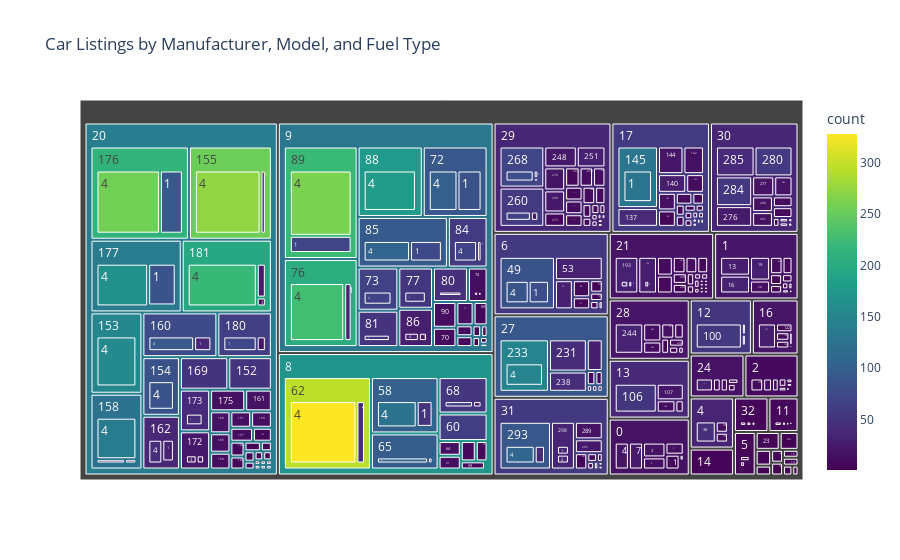

Notebook cell for this chart:
### Code cell
import plotly.express as px

# Step 1: Create a summary DataFrame
summary_df = df.groupby(['manufacturer', 'model', 'Fuel Type']).size().reset_index(name='count')

# Step 2: Plot treemap
fig = px.treemap(summary_df,
                 path=['manufacturer', 'model', 'Fuel Type'],
                 values='count',
                 title='Car Listings by Manufacturer, Model, and Fuel Type',
                 color='count',
                 color_continuous_scale='Viridis')

fig.show()

### Figure 1 — Plotly figure (JSON) as saved in the notebook; plotly's stock layout.template omitted (floating-point values rounded to 4 significant figures; data arrays with more than 128 entries replaced by an {"elided": "..."} marker saying what was removed)
{"data": [{"branchvalues": "total", "customdata": {"elided": "801x1 float values"}, "domain": {"x": [0, 1], "y": [0, 1]}, "hovertemplate": "labels=%{label}<br>count_sum=%{value}<br>parent=%{parent}<br>id=%{id}<br>count=%{color}<extra></extra>", "ids": {"elided": "801 str values"}, "labels": {"elided": "801 str values"}, "marker": {"coloraxis": "coloraxis", "colors": {"elided": "801 float values"}}, "name": "", "parents": {"elided": "801 str values"}, "type": "treemap", "values": {"elided": "801 float values"}}], "layout": {"coloraxis": {"colorbar": {"title": {"text": "count"}}, "colorscale": [[0, "#440154"], [0.1111, "#482878"], [0.2222, "#3e4989"], [0.3333, "#31688e"], [0.4444, "#26828e"], [0.5556, "#1f9e89"], [0.6667, "#35b779"], [0.7778, "#6ece58"], [0.8889, "#b5de2b"], [1, "#fde725"]]}, "legend": {"tracegroupgap": 0}, "title": {"text": "Car Listings by Manufacturer, Model, and Fuel Type"}}}
